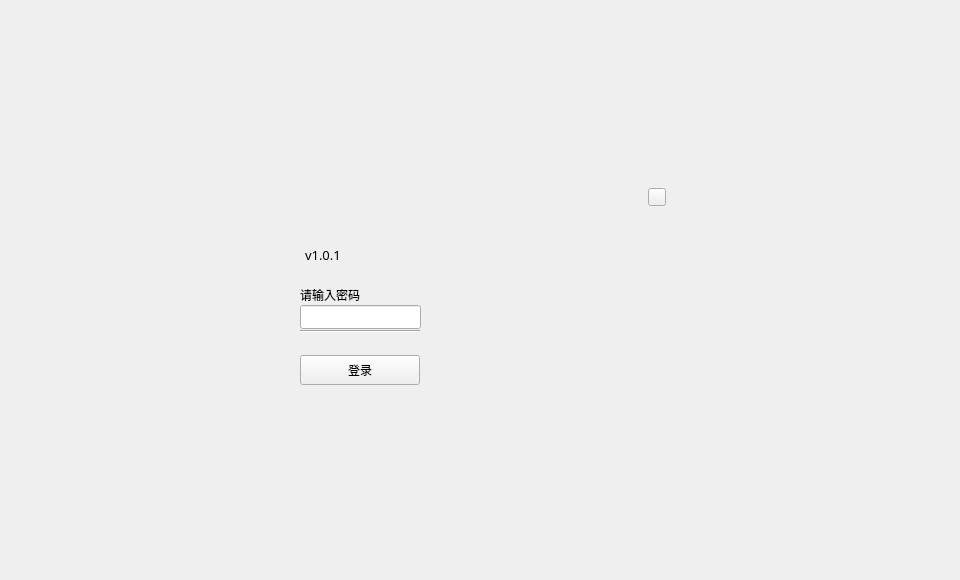
<?xml version="1.0" encoding="UTF-8"?>
<ui version="4.0">
 <class>NormalLogin</class>
 <widget class="QWidget" name="NormalLogin">
  <property name="geometry">
   <rect>
    <x>0</x>
    <y>0</y>
    <width>960</width>
    <height>580</height>
   </rect>
  </property>
  <property name="font">
   <font>
    <family>Microsoft YaHei UI Light</family>
   </font>
  </property>
  <property name="windowTitle">
   <string>Form</string>
  </property>
  <property name="styleSheet">
   <string notr="true"/>
  </property>
  <widget class="QLineEdit" name="pwdLineEdit">
   <property name="geometry">
    <rect>
     <x>300</x>
     <y>305</y>
     <width>121</width>
     <height>24</height>
    </rect>
   </property>
   <property name="font">
    <font>
     <family>Microsoft YaHei UI Light</family>
    </font>
   </property>
   <property name="contextMenuPolicy">
    <enum>Qt::DefaultContextMenu</enum>
   </property>
   <property name="styleSheet">
    <string notr="true"/>
   </property>
   <property name="echoMode">
    <enum>QLineEdit::Password</enum>
   </property>
   <property name="alignment">
    <set>Qt::AlignLeading|Qt::AlignLeft|Qt::AlignVCenter</set>
   </property>
   <property name="clearButtonEnabled">
    <bool>false</bool>
   </property>
  </widget>
  <widget class="QToolButton" name="enterBtn">
   <property name="geometry">
    <rect>
     <x>300</x>
     <y>355</y>
     <width>120</width>
     <height>30</height>
    </rect>
   </property>
   <property name="cursor">
    <cursorShape>PointingHandCursor</cursorShape>
   </property>
   <property name="focusPolicy">
    <enum>Qt::NoFocus</enum>
   </property>
   <property name="styleSheet">
    <string notr="true"/>
   </property>
   <property name="text">
    <string>登录</string>
   </property>
  </widget>
  <widget class="QLabel" name="tipLabel">
   <property name="geometry">
    <rect>
     <x>300</x>
     <y>335</y>
     <width>200</width>
     <height>20</height>
    </rect>
   </property>
   <property name="font">
    <font>
     <family>Microsoft YaHei UI Light</family>
    </font>
   </property>
   <property name="styleSheet">
    <string notr="true">color: rgb(255,34,76);</string>
   </property>
   <property name="text">
    <string/>
   </property>
   <property name="alignment">
    <set>Qt::AlignLeading|Qt::AlignLeft|Qt::AlignVCenter</set>
   </property>
  </widget>
  <widget class="QToolButton" name="closeBtn">
   <property name="geometry">
    <rect>
     <x>648</x>
     <y>188</y>
     <width>18</width>
     <height>18</height>
    </rect>
   </property>
   <property name="cursor">
    <cursorShape>PointingHandCursor</cursorShape>
   </property>
   <property name="focusPolicy">
    <enum>Qt::NoFocus</enum>
   </property>
   <property name="text">
    <string/>
   </property>
  </widget>
  <widget class="Line" name="line">
   <property name="geometry">
    <rect>
     <x>300</x>
     <y>330</y>
     <width>120</width>
     <height>3</height>
    </rect>
   </property>
   <property name="orientation">
    <enum>Qt::Horizontal</enum>
   </property>
  </widget>
  <widget class="QLabel" name="label_pass">
   <property name="geometry">
    <rect>
     <x>300</x>
     <y>285</y>
     <width>91</width>
     <height>20</height>
    </rect>
   </property>
   <property name="font">
    <font>
     <family>黑体</family>
    </font>
   </property>
   <property name="text">
    <string>请输入密码</string>
   </property>
  </widget>
  <widget class="QLabel" name="label_version">
   <property name="geometry">
    <rect>
     <x>305</x>
     <y>245</y>
     <width>80</width>
     <height>20</height>
    </rect>
   </property>
   <property name="font">
    <font>
     <family>黑体</family>
     <pointsize>10</pointsize>
    </font>
   </property>
   <property name="text">
    <string>v1.0.1</string>
   </property>
  </widget>
  <widget class="QLabel" name="welcome_label">
   <property name="geometry">
    <rect>
     <x>305</x>
     <y>190</y>
     <width>100</width>
     <height>45</height>
    </rect>
   </property>
   <property name="font">
    <font>
     <family>黑体</family>
     <pointsize>16</pointsize>
    </font>
   </property>
   <property name="styleSheet">
    <string notr="true"/>
   </property>
   <property name="text">
    <string/>
   </property>
  </widget>
 </widget>
 <resources/>
 <connections/>
</ui>
